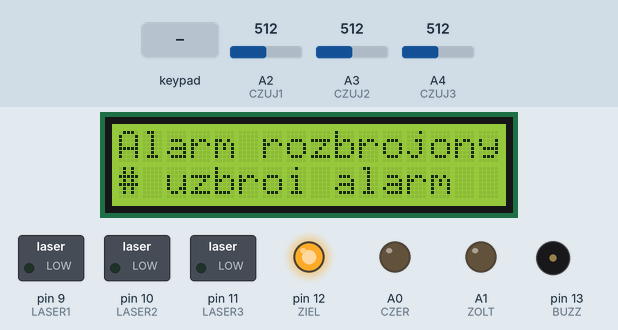
This sketch was run on a simulated Arduino Uno, built with avr-gcc and run on an emulated ATmega328P. Parts: 16×2 character LCD, switched loads named in the sketch (green lamp = pin HIGH), output pins drawn as LEDs (lit = HIGH), buzzer (waves = sounding, pin HIGH). Inputs (shaded band) come from the test bench; at power-on: A2 (CZUJ1) = 512, A3 (CZUJ2) = 512, A4 (CZUJ3) = 512. What the sketch prints to the serial monitor is not drawn.

Above: at 5.1 s.
5.2 s: key '#' pressed
At 6.6 s:
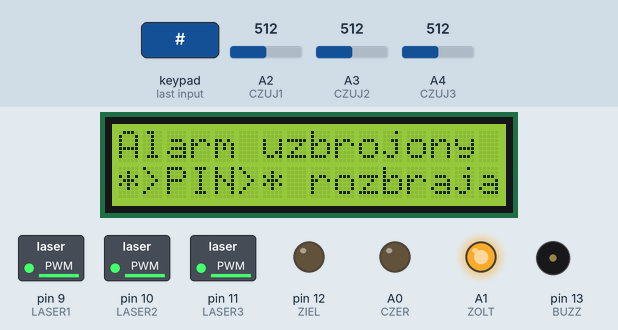
6.8 s: A2 (CZUJ1) set to 496
At 8.2 s:
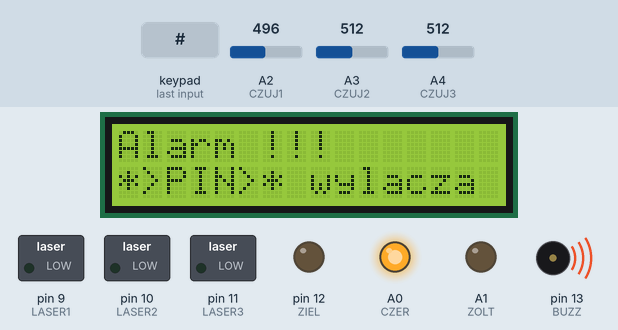
8.5 s: keypad keys 2 3 4 5 * pressed 0.4 s apart
At 12.0 s:
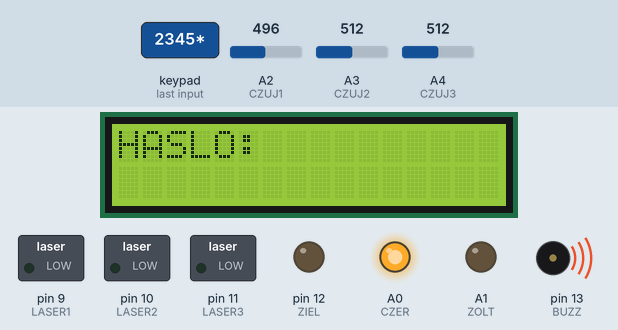
12.6 s: keypad keys 7 7 7 7 # pressed 0.4 s apart
At 15.1 s:
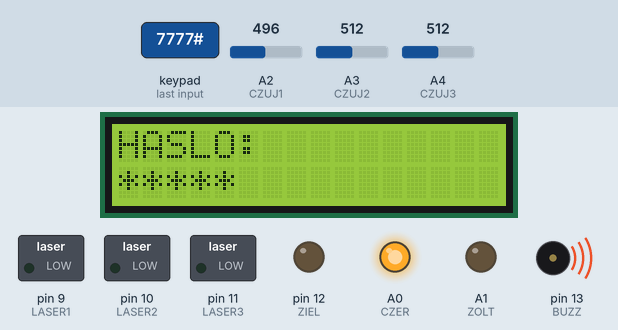
16.1 s: keypad keys 2 3 4 5 # pressed 0.4 s apart
At 19.1 s:
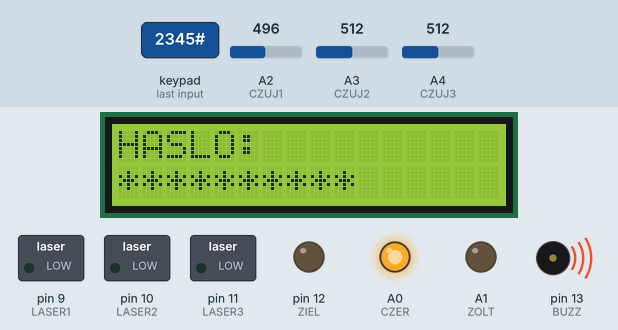
19.6 s: key '1' pressed
At 20.4 s:
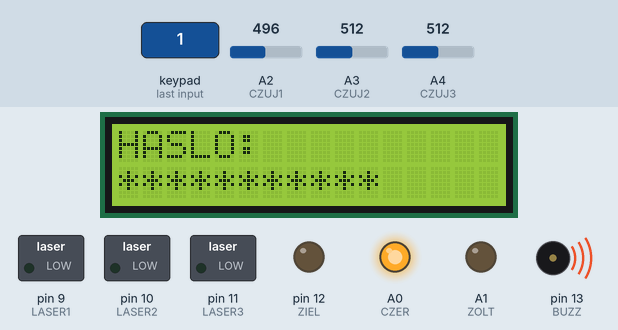
Timing chart, 0 to 22.1 s (numbered marks = the images above; inputs shaded):
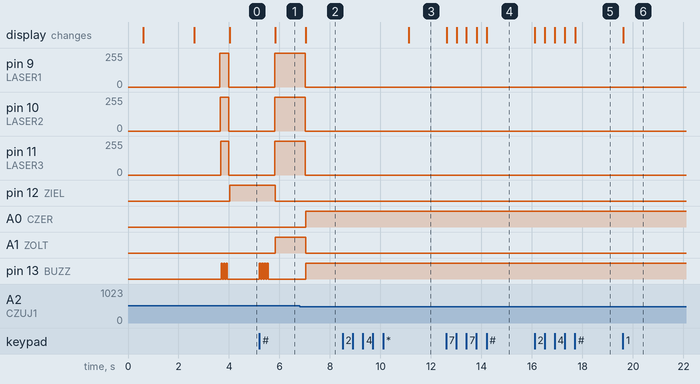

The sketch:

ver1.0.ino
```cpp
#include <Wire.h>   // standardowa biblioteka Arduino do komunikacji i2c
#include <LiquidCrystal_I2C.h> // biblioteka i2c do LCD
#include <Keypad.h> //biblioteka od klawiatury
#include <Password.h>//biblioteka do hasel

#define BUZZ 13 // plusowa nóżka brzęczyka do pinu 13

#define ZIEL 12 // plusowa nóżka zielonej LED idzie do pinu 12 cyfrowego, zolta i czerwona poniżej do odpowiednio a1 i a0
#define ZOLT A1
#define CZER A0

#define LASER1 9 // plusowe nóżki do laserów idą jak tutaj zdefiniowałem
#define LASER2 10
#define LASER3 11

#define CZUJ1 A2 // pin mierzacy napiecie czujnika 1 to a2 , pozostale czujniki jak ponizej
#define CZUJ2 A3
#define CZUJ3 A4

int progalarmu1 = 1024; // definicja i deklaracja zmiennej przechowującej prog alarmu dla czujnika 1 wartością 1024, pozostale czujniki jak ponizej
int progalarmu2 = 1024;
int progalarmu3 = 1024;

int pwmlasera1 = 255; // zmuienna przechowująca wspolczynnik wypenienia pwm dla lasera 1 , początkowa wartość to max czyli 255, w trakcie kalibracji dobierane są takie wsp zeby wartosc czujnkow wynosila odpowiednią wartość określoną w funkcji kalibracja
int pwmlasera2 = 255;
int pwmlasera3 = 255;


int stanniski1 = 0; // zmienna przechowująca wartość stanu niskiego czyli kiedy laser nie swieci - rozna w pomieszczeniach o roznych oswietleniach, chyba tej zmiennej nie uzywalem wcale ale to jako ciekawostka mozesz jakos w pracy wykorzystac
int stanniski2 = 0;
int stanniski3 = 0;

int stanwysoki1 = 1024; // zmienna przechowująca wartość stanu wysokiego czyli jak laser swieci
int stanwysoki2 = 1024;
int stanwysoki3 = 1024;

double czulosc = 0.99; // czulosc - im blizej 1 tym czulszy alarm

bool stanhaslo = false; // zmienna typu bool z informacją o stanie wpisanego hasła, jesli jest false to pin byl wpisany xle, wpisuajc dobry zmienia sie to na true

Password password = Password( "7777" ); // obiekt z biblioteki Password , ustawilem haslo na 7777

LiquidCrystal_I2C lcd(0x3F, 2, 1, 0, 4, 5, 6, 7, 3, POSITIVE);  // Ustawienie adresu ukladu na 0x3F - ten adres odczytalem za pomocą programu odpowiedniego ,w folderze gdzies znajdziesz
const byte ROWS = 4; // ile wierszy
const byte COLS = 3; //ile kolumn
byte rowPins[ROWS] = {2, 3, 4, 5}; //piny wierszy czyli gdzie idą odpowiednie połączenia
byte colPins[COLS] = {6, 7, 8}; //piny kolumn czyli gdzie idą odpowiednie połaczenia
char keys[ROWS][COLS] = { //mapowanie klawiatury
  {'1','2','3'},
  {'4','5','6'},
  {'7','8','9'},
  {'*','0','#'}
};

Keypad klawiatura = Keypad( makeKeymap(keys), rowPins, colPins, ROWS, COLS ); //inicjalizacja klawiatury

int delaytime = 200; // w tej zmiennej jest ogólny delay programu czyli tak jak by zmienna loop wykonuje się 5x na sekunde, myśle że nie warto zmieniać, dobrze uklad pracuje z taką wartością

enum typystanow // typ enum przechowujący stany urządzenia, mozliwe są jak widać 3 stany
{
    rozbrojony = 0,
    uzbrojony = 1,
    alarm = 2,
};

typystanow stan = rozbrojony; //utworzenie zmiennej enumowej i początkowa wartość rozbrojony

void buzzon() //funkcja która  załącza brzęczyk
{
  digitalWrite(BUZZ, HIGH);
}

void buzzoff()//funkcja która wyłącza brzęczyk
{
  digitalWrite(BUZZ, LOW);
}

void zielon() // f wlaczajaca zielona diode
{
  digitalWrite(ZIEL, HIGH);
}

void zieloff() //f wylaczajaca zielona diode , ponizej takie same funkcje dla czerwonej i zoltej
{
  digitalWrite(ZIEL, LOW);
}

void czeron()
{
  digitalWrite(CZER, HIGH);
}

void czeroff()
{
  digitalWrite(CZER, LOW);
}

void zolton()
{
  digitalWrite(ZOLT, HIGH);
}

void zoltoff()
{
  digitalWrite(ZOLT, LOW);
}

int sredniaczujnikow() //funkcja licząca średnią z 3 czujników w danym momencie, poczatkowo jej używalem ale potem chyba uznalem ze lepiej kazdy czujnik osobno rozpatrywać bo czulszy uklad, mozesz napisać w pracy o tym że tak zrobiles i uzyskales lepsze wyniki, ale z promotorem pogadaj jeszcze
{
  int stan1 = analogRead(CZUJ1); // do stan 1 napiecie z czujnika 1 , moze przyjmowac od 0 do 1024
  int stan2 = analogRead(CZUJ2);
  int stan3 = analogRead(CZUJ3);
  int srednia = ((stan1 + stan2 + stan3 )/3); // tutaj proste liczenie
  return srednia; // zwraca wartość typu int policzoną
}

void wylaczlasery() //f wylaczajaca lasery
{
  analogWrite(LASER1,0); // analogWrite to funkcja do sterowania pwm
  analogWrite(LASER2,0);
  analogWrite(LASER3,0);
}

void wlaczlasery() // funkcja wlaczajaca lasery, kazdy swoim wlasnym wspolczynnikiem wypelnienia
{
  analogWrite(LASER1,pwmlasera1);
  analogWrite(LASER2,pwmlasera2);
  analogWrite(LASER3,pwmlasera3);
}

void kalibracja() // funkcja wykonujaca kalibracje, po uruchomieniu programu automatycznie
{
  analogWrite(LASER1,0);// te 3 linijki wylaczają lasery
  analogWrite(LASER2,0);
  analogWrite(LASER3,0);

  delay(1000); // sekunda na ustabilizowanie sie czujnika, jesli miałby jakąś tam bezwładnosć

  stanniski1 = analogRead(CZUJ1); // stanniski1 tam daje napięcie z  czujnika1 gdy laser nie swieci
  stanniski2 = analogRead(CZUJ2);
  stanniski3 = analogRead(CZUJ3);

  Serial.print("stan niski1:"); // Narzędzia - monitor portu szeregowego , tam ci sie wyswietla te wartosci
  Serial.print(stanniski1);
  Serial.print("stan niski2:");
  Serial.print(stanniski2);
  Serial.print("stan niski3:");
  Serial.print(stanniski3);

   do{ // te trzy pętle zmneijszają na każdym czujniku wsp wypelnienia lasera aż wartość napiecia na czujnikach wyniesie 980, ta liczbe dobralem doswiadczalnie patrzac na wykres napięcia gdy się zmniejsza wspolczynnik wypelnienia na laserze tak żeby te 980 było na jak najbardziej stromym zboczu, zeby lepszą czułosć uzyskać
        pwmlasera1 -=1;
        analogWrite(LASER1,pwmlasera1);
        delay(20);
        Serial.println(analogRead(CZUJ1));//Narzędzia - kreślarka - tutaj beda te wlasnie wykresy
     }while(analogRead(CZUJ1) > 980);

   do{
        pwmlasera2 -=1;
        analogWrite(LASER2,pwmlasera2);
        delay(20);
        Serial.println(analogRead(CZUJ2));
     } while(analogRead(CZUJ2) > 980);

   do{
        pwmlasera3 -=1;
        analogWrite(LASER3,pwmlasera3);
        delay(20);
        Serial.println(analogRead(CZUJ3));
     } while(analogRead(CZUJ3) > 980);


  stanwysoki1 = analogRead(CZUJ1); // stany wysokie wczytywane sa gdy laser świeci, w sensie napięcie na czujniku, na kazdy swieci laser o swoim wlasnym wsp wypelnienia dobranym powyzej
  stanwysoki2 = analogRead(CZUJ2);
  stanwysoki3 = analogRead(CZUJ3);

  progalarmu1 = czulosc * stanwysoki1; // liczymy progi alarmów dla kazdego czujnika osobno
  progalarmu2 = czulosc * stanwysoki2;
  progalarmu3 = czulosc * stanwysoki3;

  Serial.print("prog 1:"); // w monitorze portu szeregowego bedziesz mial te progi ile policzyło
  Serial.print(progalarmu1);
  Serial.print("prog 2:");
  Serial.print(progalarmu2);
  Serial.print("prog 3:");
  Serial.print(progalarmu3);

  for(int i = 0 ; i<3 ; i++) // pętla for robiąca pik pik na znak ze kalib ukończona
  {
    buzzon();
    delay(50);
    buzzoff();
    delay(50);
  }

  analogWrite(LASER1,0); // wylaczamy lasery
  analogWrite(LASER2,0);
  analogWrite(LASER3,0);
}

void wykrestrzech() // funkcja która rysuje wykres napięć z czujników, w trzech roznych kolorach , w kreślarce
{
  Serial.print(analogRead(CZUJ1));
  Serial.print(",");
  Serial.print(analogRead(CZUJ2));
  Serial.print(",");
  Serial.print(analogRead(CZUJ3));
  Serial.println();
}

void checkPassword()// funkcja sprawdzania hasła
{
  if (password.evaluate())//jeśli hasło się zgadza
  {
      lcd.print(" POPRAWNE"); //pisze na lcd poprawne
      delay(1000);//czeka sekunde
      cls();// funkcja clear ponizej jest definicja , zwroc uwage gdzie jej uzywasz bo ona oprocz czyszczenia tej cos wypisuje
      stanhaslo = true; // jesli haslo ok to zmienna stanhasla na true ustawia
      password.reset(); // czysci tak jak by bufor wpisanego hasla bo juz nie potrzebny
      loop(); // wraca do wykonywania pętli loop
  }
  else//w przeciwnym razie
  {
      lcd.print(" ZLE"); // wypisuje
      delay(1000);//poczekaj 1s
      cls();// funkcja clear ponizej jest definicja , zwroc uwage gdzie jej uzywasz bo ona oprocz czyszczenia tej cos wypisuje
      password.reset();// czysci tak jak by bufor wpisanego hasla bo juz nie potrzebny
      stanhaslo = false;// zmienna stanhaslo na false bo haslo xle wpisane
  }
}
void keypadEvent(KeypadEvent eKey)// funkcja która bedzie wywolywana podczas przerwania zdefiniowanego ponizej w setupie , przerwanie wyolywane wcisnieciem czegokolwiek
{
  switch (klawiatura.getState()){ // switch w zaleznosci od stanu podejmie odpowiednią decyzje
    case PRESSED: // jesli stan PRESSED to
      Serial.println(eKey); // monitor portu szeregowego wypisze co wcisnales
      lcd.print('*'); // na wyswietlacz wypisuje gwiazdkę
      switch (eKey){ // switch w zaleznosci od tego co bedzie wcisniete podejmie odpowiednią decyzje
        case '*': checkPassword(); break;//wywolanie funkcji wyzej - sprawdzanie hasła
        case '#': password.reset(); break;// reset hasła
    default:
      password.append(eKey);// dla innych klawiszy niz * lub # dopisuje do password wcisniety klawisz
     }
  }
}
void cls()//funkcja czyszczenia
{
  lcd.clear(); //czyści calkowicie wyswietlacz
  lcd.print("HASLO: "); // wypisuje w gornym wierszu napis haslo
  lcd.setCursor(0, 1); // ustawia kurson w dolny wiersz
}

void setup()
{
  Serial.begin(9600); // inicjalizacja komunikacji serial , bez tego nie zadziala monitor portu szerego wego ani kreslarka

  pinMode(BUZZ, OUTPUT); // ponizej ustawia jako wejscia lub wyjscia odpowiednie piny , np czuj3 jako input

  pinMode(ZIEL, OUTPUT);
  pinMode(ZOLT, OUTPUT);
  pinMode(CZER, OUTPUT);

  pinMode(CZUJ1, INPUT);
  pinMode(CZUJ2, INPUT);
  pinMode(CZUJ3, INPUT);

  pinMode(LASER1, OUTPUT);
  pinMode(LASER2, OUTPUT);
  pinMode(LASER3, OUTPUT);

  zoltoff(); // wylacza diody
  zieloff();
  czeroff();

  lcd.begin(16,2);   // Inicjalizacja LCD 2x16
  lcd.backlight(); // zalaczenie podwietlenia
  lcd.setCursor(0,0); // Ustawienie kursora w pozycji 0,0 (pierwszy wiersz, pierwsza kolumna)
  lcd.print("___ ALARM V1 ___");
  delay(500);
  lcd.setCursor(0,1); //Ustawienie kursora w pozycji 0,1 (drugi wiersz, pierwsza kolumna)
  lcd.print("Michal  Szymczak");
  delay(2000);
  lcd.clear();

  lcd.print("___ ALARM V1 ___");
  lcd.setCursor(0,1);
  lcd.print("Kalibracja...");

  kalibracja(); //wywolanie funkcji kalibracja

  klawiatura.addEventListener(keypadEvent); // to jest inicjalizacja przerwania od wcisnietego klawisza , od teraz wcisniecie czegokolwiek przerywa na chwile petle loop i odpala funkcje keypadEvent
}

void loop()
{
  switch(stan) // co czas określony delaytime wykoywany jest ten switch ktory w zaleznosci od stanu urządzenia czyli tej zmiennej enum wykonuje odpowiednie polecenia ponizej napisane
  {
    case rozbrojony: // jesli zmienna stan jest rozbrojony czyli 0 to wykona instrukcje od klamry ponizej do break najblizszego
      {
        wylaczlasery(); // tych funkcji juz nie musze mam nadzieje tlumaczyc
        lcd.clear();
        lcd.setCursor(0,0); // Ustawienie kursora w pozycji 0,0 (pierwszy wiersz, pierwsza kolumna)
        lcd.print("Alarm rozbrojony");
        lcd.setCursor(0,1); // Ustawienie kursora w pozycji 0,1 (drugi wiersz, pierwsza kolumna)
        lcd.print("# uzbroi alarm  ");
        zoltoff();
        zielon();
        czeroff();
        buzzoff();
        do // pętla która sie bedzie wykonywac dopoki stan = uzbrojony, jak sie stan zmieni to ta petla sie skonczy
        {
            wykrestrzech(); // wykresik w kreslarce
            char klawisz = klawiatura.getKey(); // spr czy cos jest wcisniete
            if (klawisz == '#') // jak # wcisniete
            {
              for(int i = 0; i<4 ; i++) //pika kilka razy
              {
                buzzon();
                delay(50);
                buzzoff();
                delay(50);
              }
              stan = uzbrojony; // stan zmienia się na uzbrojony
            }
        }
        while(stan == 0); // jak stan zmieni sie na uzbrojony to w kolejnym przejsciu petli loop juz bedzie wykonywalo sie to co jest nizej po case uzbrojony

      break;
      }
    case uzbrojony: // jesli stan uzbrojony to wykonuje te instrukcje do najblizszego break
      {
        wlaczlasery(); //funkcje ktorych nie trzeba tlumaczyc juz mam nadzieje
        lcd.clear();
        lcd.setCursor(0,0); // Ustawienie kursora w pozycji 0,0 (pierwszy wiersz, pierwsza kolumna)
        lcd.print("Alarm uzbrojony");
        lcd.setCursor(0,1); // Ustawienie kursora w pozycji 0,0 (pierwszy wiersz, pierwsza kolumna)
        lcd.print("*>PIN>* rozbraja");
        czeroff();
        zolton();
        zieloff();
        buzzoff();
        do // znowu petla ktora sie wykonuje dopoki stan = uzbrojony
        {
          wykrestrzech(); //wykresik
          char klawisz = klawiatura.getKey(); // co wcisniete
          if(analogRead(CZUJ1) < progalarmu1 || analogRead(CZUJ2) < progalarmu2 || analogRead(CZUJ3) < progalarmu3) // warunki zalaczenia alarmu czyli napiecia na czujnikach mniejsze od progów przypisanych tym czujnikom , progi policzone w kalibracji
          {
            stan = alarm; // jeśli tak to zmienia stan na alarm, czyli w kolejnym przejsciu petli loop juz nie bedzie sie wykonywal ten case , tylko case alarm
          }
          else if ( stanhaslo == true ) // jednoczesnie sprawdzany warunek jesli bylo wpisane haslo poprawne
          {
            stan = rozbrojony ; // jesli haslo wpisane poprawne to stan rozbrojony
            stanhaslo = false;  // uzylismy juz zmiennej stanhaslo wiec ją tak jak by resetujemy zeby poprawnie się stany zmienialy
          }
        }
        while(stan == 1); // warunek tej petli

      break;
      }
    case alarm: // jesli stan alarm to wykonuje te intrukcje do najbklizsego break
      {
        wylaczlasery();
        lcd.clear();
        lcd.setCursor(0,0); // Ustawienie kursora w pozycji 0,0 (pierwszy wiersz, pierwsza kolumna)
        lcd.print("Alarm !!!");
        lcd.setCursor(0,1); // Ustawienie kursora w pozycji 0,0 (pierwszy wiersz, pierwsza kolumna)
        lcd.print("*>PIN>* wylacza ");
        czeron();
        zoltoff();
        zieloff();
        buzzon(); // brzeczy w stanie alarmu

        do //petla wykonujaca sie dopoki stan rowna sie alarm
        {
          wykrestrzech(); // wykresik
          char klawisz = klawiatura.getKey();//co wcisnieto
          if(stanhaslo == true) // jesli stanhaslo bedzie true to
          {
            stan = rozbrojony; //zmieni sie stan na rozbrojony
            stanhaslo = false; //uzyta zmienna stanhaslo wiec ją resetujemy
          }
        }while(stan == alarm); //warunek tej petli
      break;
      }
  }
delay(delaytime); // co delaytime wykonuje się pętla loop
}
```

Measured:
- the behaviour switches between 506 and 505 on A2 (CZUJ1) (found by bisection; images 1 and 2)
- after the input at 5.2 s, pin 9 (LASER1), pin 10 (LASER2), pin 11 (LASER3): 0/255 → 254/255 after 0.60 s; pin 12 (ZIEL): HIGH → LOW after 0.64 s; A1 (ZOLT): LOW → HIGH after 0.64 s; pin 13 (BUZZ): alternates HIGH for 0.05 s and LOW for 0.05 s, 8 changes in all, then stays LOW, starting at once; the display: changes after 0.64 s (image 1)
- after the input at 6.8 s, pin 9 (LASER1), pin 10 (LASER2), pin 11 (LASER3): 254/255 → 0/255 after 0.21 s; A0 (CZER), pin 13 (BUZZ): LOW → HIGH after 0.24 s; A1 (ZOLT): HIGH → LOW after 0.24 s; the display: changes after 0.24 s (image 2)
- after the input at 8.5 s, the display: changes after 2.6 s (image 3)
- after the input at 12.6 s, the display: first changes at once (image 4 shows a later state)
- after the input at 16.1 s, the display: first changes at once (image 5 shows a later state)
- after the input at 19.6 s, the display: changes at once (image 6)
